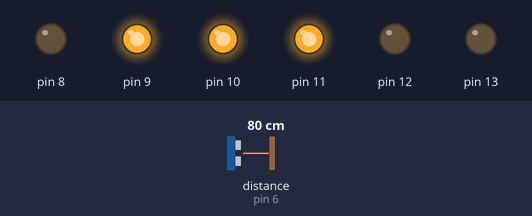
Simulated run of this sketch. Board: Arduino Uno, built with avr-gcc and run on an emulated ATmega328P. On the bench: output pins drawn as LEDs (lit = HIGH). Wiring (inferred from the names in the program): ultrasonic range finder: trigger pin 7; echo pin 6. The test bench sets the inputs (shaded band); at power-on: distance to the obstacle (sensor on pin 6) 80 cm. The echo pulse lasts 58.3 µs per cm; pins used as bus, display or sensor lines are not drawn.

Above: at 1.8 s.
1.9 s: distance to the obstacle (sensor on pin 6) set to 22 cm
3.4 s: distance to the obstacle (sensor on pin 6) set to 18 cm
At 4.7 s:
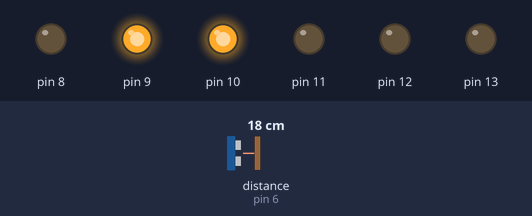
5.5 s: distance to the obstacle (sensor on pin 6) set to 37 cm
7.2 s: distance to the obstacle (sensor on pin 6) set to 45 cm
At 9.2 s:
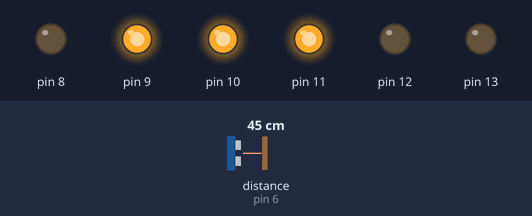
9.5 s: distance to the obstacle (sensor on pin 6) set to 2 cm
At 10.9 s:
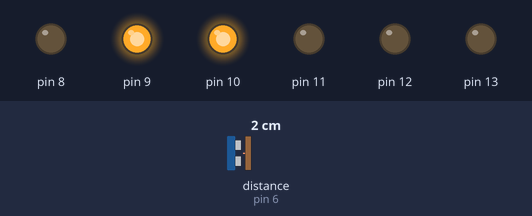
Timing chart, 0 to 12.5 s (numbered marks = the images above; inputs shaded):
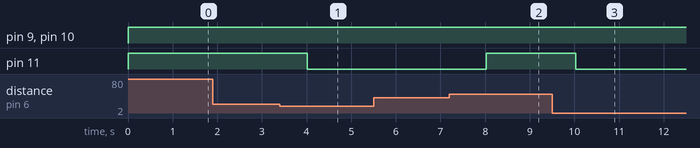

The sketch:

ultrasonico.ino
```cpp
#define PINO_TRG 7
#define PINO_ECHO 6
int distancia;
int tempo;

void setup() {
  Serial.begin(9600);
  pinMode(PINO_ECHO, INPUT);
  pinMode(PINO_TRG, OUTPUT);
  pinMode(8, OUTPUT);
  pinMode(9, OUTPUT);
  pinMode(10, OUTPUT);
  pinMode(11, OUTPUT);
  pinMode(12, OUTPUT);
  pinMode(13, OUTPUT);
}

void loop() {
  digitalWrite(PINO_TRG, LOW);
  delayMicroseconds(2);
  digitalWrite(PINO_TRG, HIGH);
  delayMicroseconds(5);
  digitalWrite(PINO_TRG, LOW);
  tempo = pulseIn(PINO_ECHO, HIGH);
  distancia = tempo/29;

  if(distancia < 10) {
    digitalWrite(9, LOW);
    digitalWrite(10, LOW);
    digitalWrite(11, LOW);
    digitalWrite(12, LOW);
  }

  if((distancia < 10) && (distancia < 40)) {
    digitalWrite(9, HIGH);
    digitalWrite(10, LOW);
    digitalWrite(11, LOW);
    digitalWrite(12, LOW);
  }

  if((distancia < 40) && (distancia < 80)) {
    digitalWrite(9, HIGH);
    digitalWrite(10, HIGH);
    digitalWrite(11, LOW);
    digitalWrite(12, LOW);
  }

  if(distancia > 80) {
    digitalWrite(9, HIGH);
    digitalWrite(10, HIGH);
    digitalWrite(11, HIGH);
    digitalWrite(12, LOW);
  }

  delay(1000);
}
```

Measured:
- the behaviour switches between 21 and 20 cm on distance to the obstacle (sensor on pin 6) (found by bisection; images 0 and 1)
- the behaviour switches between 40 and 41 cm on distance to the obstacle (sensor on pin 6) (found by bisection; images 1 and 2)
- after the input at 1.9 s, every drawn part: stays the same
- after the input at 3.4 s, pin 11: HIGH → LOW after 0.62 s
- after the input at 5.5 s, every drawn part: stays the same
- after the input at 7.2 s, pin 11: LOW → HIGH after 0.83 s
- after the input at 9.5 s, pin 11: HIGH → LOW after 0.53 s
